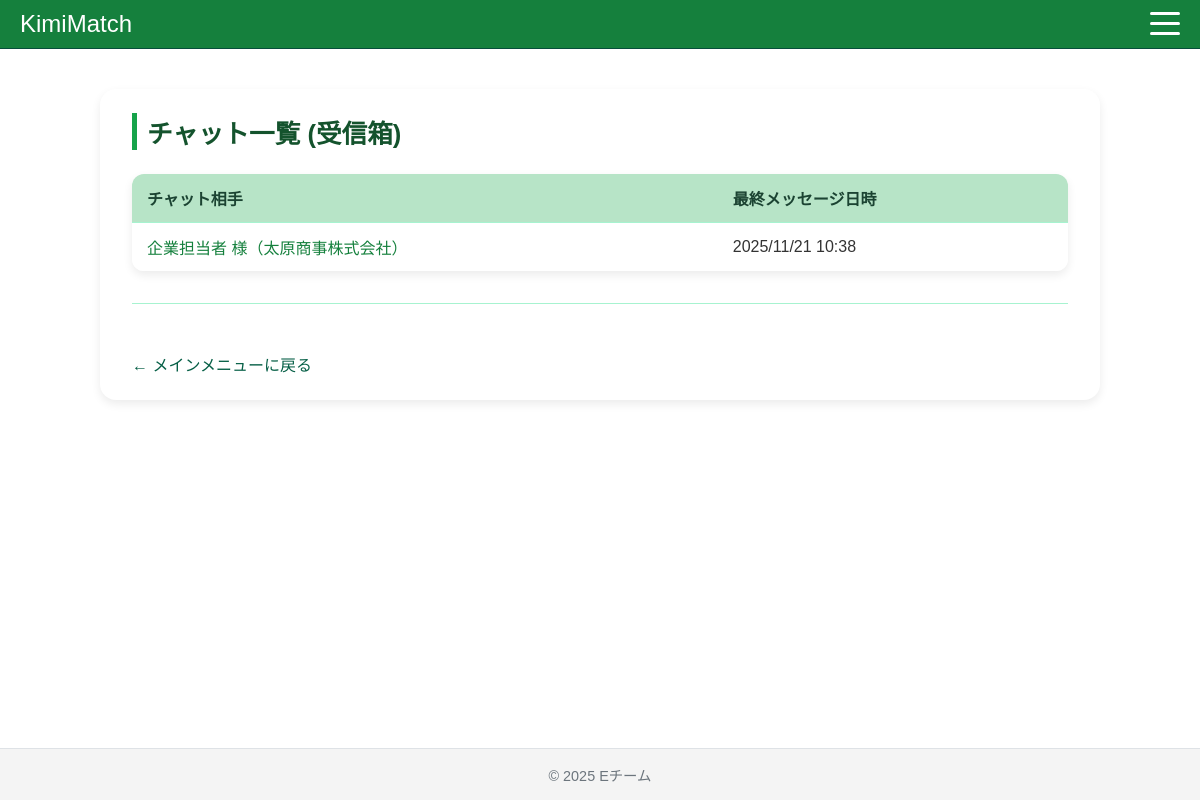
Screenshot of /chat/list/ (signed in) with the database file from the repository.
### chat/models.py (models this page shows, shortened)
class ChatRoom(models.Model):
    participants = models.ManyToManyField(User, related_name='chat_rooms')
    created_at = models.DateTimeField(auto_now_add=True)
    class Meta:
        verbose_name = "チャットルーム"
        verbose_name_plural = "チャットルーム"

### chat/views.py (the view)
# urls.py: path('list/', views.ChatRoomListView.as_view(), name='chat_list'),
class ChatRoomListView(LoginRequiredMixin, ListView):
    model = ChatRoom
    template_name = 'chat/chat_list.html'
    context_object_name = 'chat_rooms'
    def get_queryset(self):
        user = self.request.user
        last_message = ChatMessage.objects.filter(
            room=OuterRef('pk')
        ).order_by('-timestamp')
        queryset = ChatRoom.objects.filter(
            participants=user
        ).annotate(
            last_message_timestamp=Subquery(last_message.values('timestamp')[:1]),
            last_message_content=Subquery(last_message.values('content')[:1]),
            other_participant_id=Subquery(
                ChatRoom.participants.through.objects.filter(
                    chatroom=OuterRef('pk')
                ).exclude(
                    user=user
                ).values('user_id')[:1]
            )
        ).order_by('-last_message_timestamp')
        other_user_ids = [room.other_participant_id for room in queryset if room.other_participant_id]
        other_users = User.objects.in_bulk(other_user_ids)
        for room in queryset:
            other_user = other_users.get(room.other_participant_id)
            if other_user:
                room.other_participant_display_name = get_display_name(other_user)
            else:
                room.other_participant_display_name = "（不明な相手）"
        return queryset

### accounts/context_processors.py (called while the page is built)
def add_user_role(request):
    user = request.user
    if not user.is_authenticated:
        return {'user_type': 'guest'}
    try:
        if hasattr(user, 'student'):
            return {'user_type': 'student'}
        elif hasattr(user, 'teacher'):
            return {'user_type': 'teacher'}
        elif hasattr(user, 'companyrepresentative'):
            return {'user_type': 'company'}
        elif user.is_superuser:
            return {'user_type': 'admin'}
        else:
            return {'user_type': 'authenticated'} # (プロフィール未設定)
    except Exception:
        return {'user_type': 'guest'}

### chat/views.py (called while the page is built)
def get_display_name(user):
    try:
        if hasattr(user, 'student'):
            profile = user.student
            school_name = profile.school.name if profile.school else "所属未設定"
            return f"{profile.full_name}（{school_name}）"
        elif hasattr(user, 'teacher'):
            profile = user.teacher
            school_name = profile.school.name if profile.school else "所属未設定"
            return f"{profile.full_name} 先生（{school_name}）"
        elif hasattr(user, 'companyrepresentative'):
            profile = user.companyrepresentative
            company_name = profile.company.name if profile.company else "所属未設定"
            return f"{profile.full_name} 様（{company_name}）"
        elif user.is_superuser:
            return f"{user.username} (管理者)"
    except Exception:
        pass
    return user.username

### templates/chat/chat_list.html (shortened to what this page needs)
{% extends "base.html" %}
{% block content %}
<div class="page-container">
  <div class="profile-card">
    <h2>チャット一覧 (受信箱)</h2>
    {% if chat_rooms %}
      <table class="chat-list-table">
        <thead>
          <tr>
            <th>チャット相手</th>
            <th>最終メッセージ日時</th>
          </tr>
        </thead>
        <tbody>
          {% for room in chat_rooms %}
            <tr>
              <td>
                <a href="{% url 'chat:chat_room' room.id %}?next={{ request.path }}">
                  {{ room.other_participant_display_name }}
                </a>
              </td>
              <td>
                {% if room.last_message_timestamp %}
                  {{ room.last_message_timestamp|date:"Y/m/d H:i" }}
                {% else %}
                  ---
                {% endif %}
              </td>
            </tr>
          {% endfor %}
        </tbody>
      </table>
    {% else %}
      <p>まだチャットがありません。</p>
      <p>
        学生詳細ページや企業詳細ページから、チャットを開始できます。
      </p>
    {% endif %}
    <hr>
    <a href="{% url 'accounts:dashboard' %}" class="back-link">← メインメニューに戻る</a>
  </div>
</div>
{% endblock %}

### static/style.css (style rules this page uses)
html, body { height: 100%; margin: 0; padding: 0; font-family: "Noto Sans JP", sans-serif; color: #333; }
body { background-color: #f8f9fa; }
a { text-decoration: none; font-weight: 500; transition: color 0.2s ease, background-color 0.2s ease; }
.page-container { padding: 20px; max-width: 1000px; width: 100%; margin: 0 auto; }
.profile-card { background: #ffffff; border-radius: 16px; box-shadow: 0 4px 10px rgba(0, 0, 0, 0.08); padding: 24px 32px; overflow-x: auto; }
h2 { font-size: 1.6rem; font-weight: 700; padding-left: 10px; margin-top: 0; margin-bottom: 1.5rem; }
hr { border: none; margin: 2rem 0; }
.back-link { display: inline-block; margin-top: 1rem; font-weight: 500; }
.role-student h2 { border-left: 5px solid #16a34a; color: #14532d; }
.role-student hr { border-top: 1px solid #a7f3d0; }
.role-student a { color: #15803d; }
.role-student .back-link { color: #065f46; }
.role-student .chat-list-table { width: 100%; border-collapse: collapse; background: #ffffff; border-radius: 12px; overflow: hidden; box-shadow: 0 4px 10px rgba(0, 0, 0, 0.08); }
.role-student .chat-list-table th { background-color: #b7e4c7; color: #1b4332; text-align: left; padding: 12px 15px; font-weight: 600; border-right: none; }
.role-student .chat-list-table td { padding: 12px 15px; border-top: 1px solid #a7f3d0; background-color: #ffffff; vertical-align: middle; }

### rows the page displays
ChatRoom: other_participant_display_name "企業担当者 様（太原商事株式会社）", last_message_timestamp "2025/11/21 10:38"
